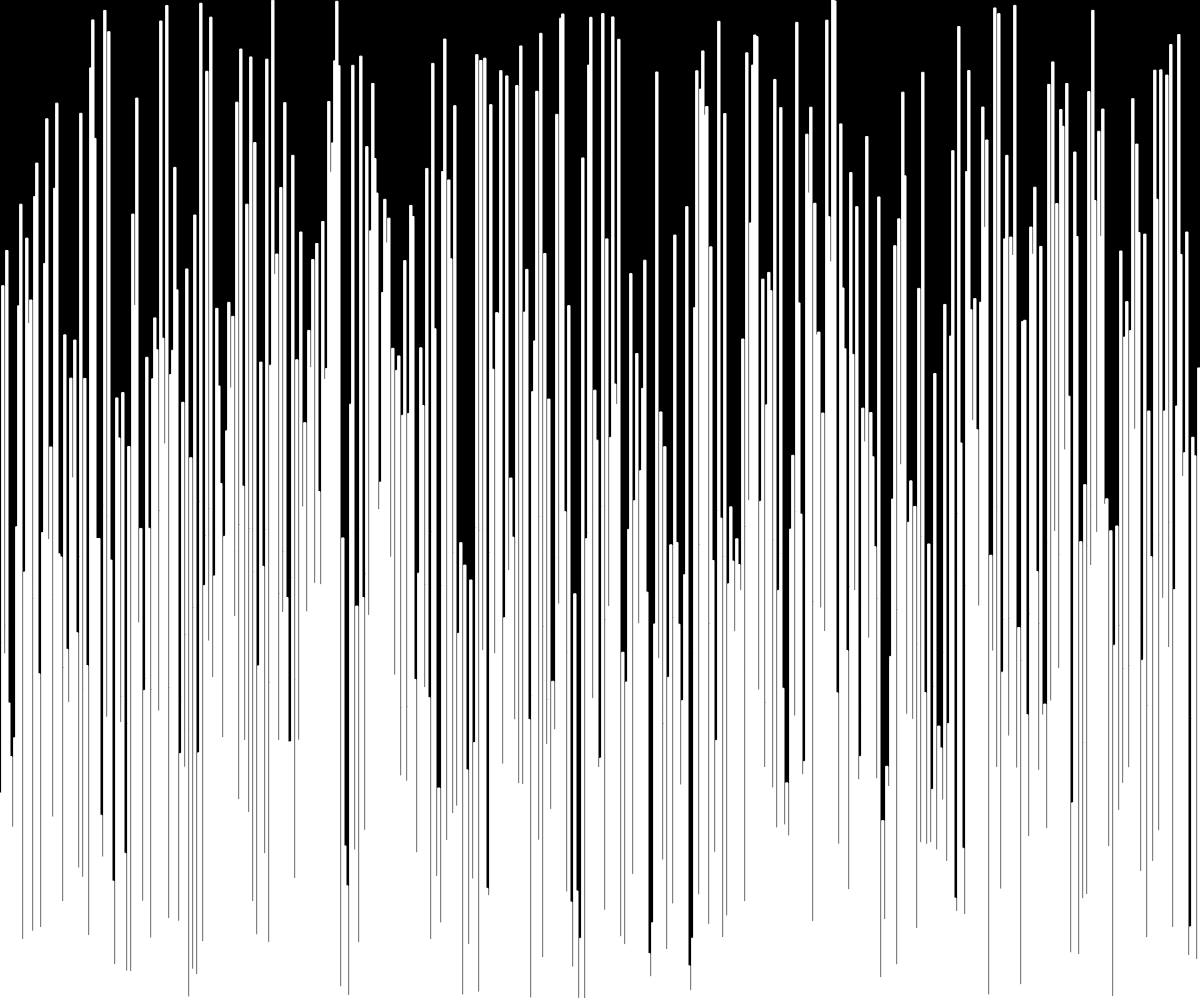
Frame 1 (no input)
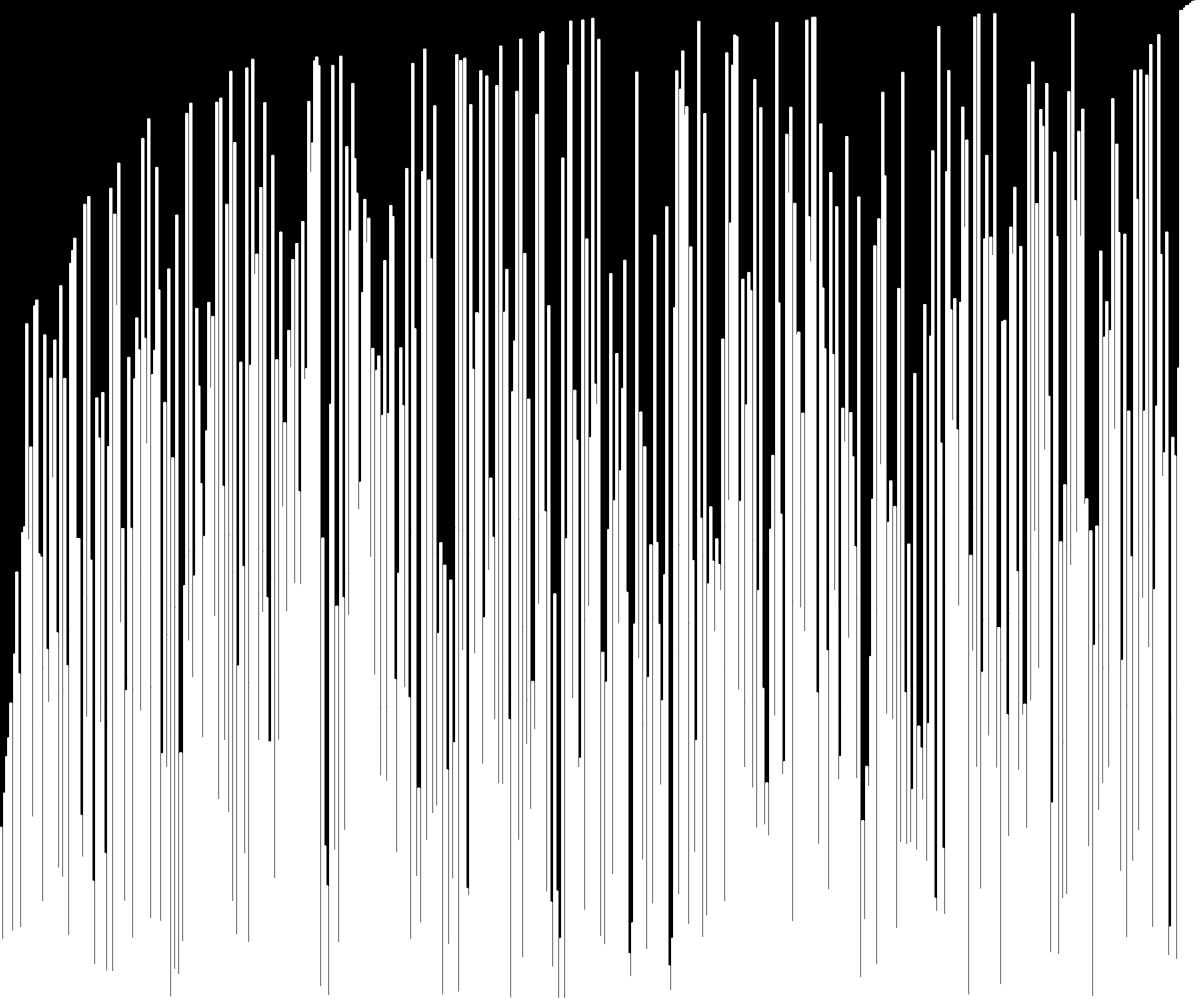
Frame 60 (no input)
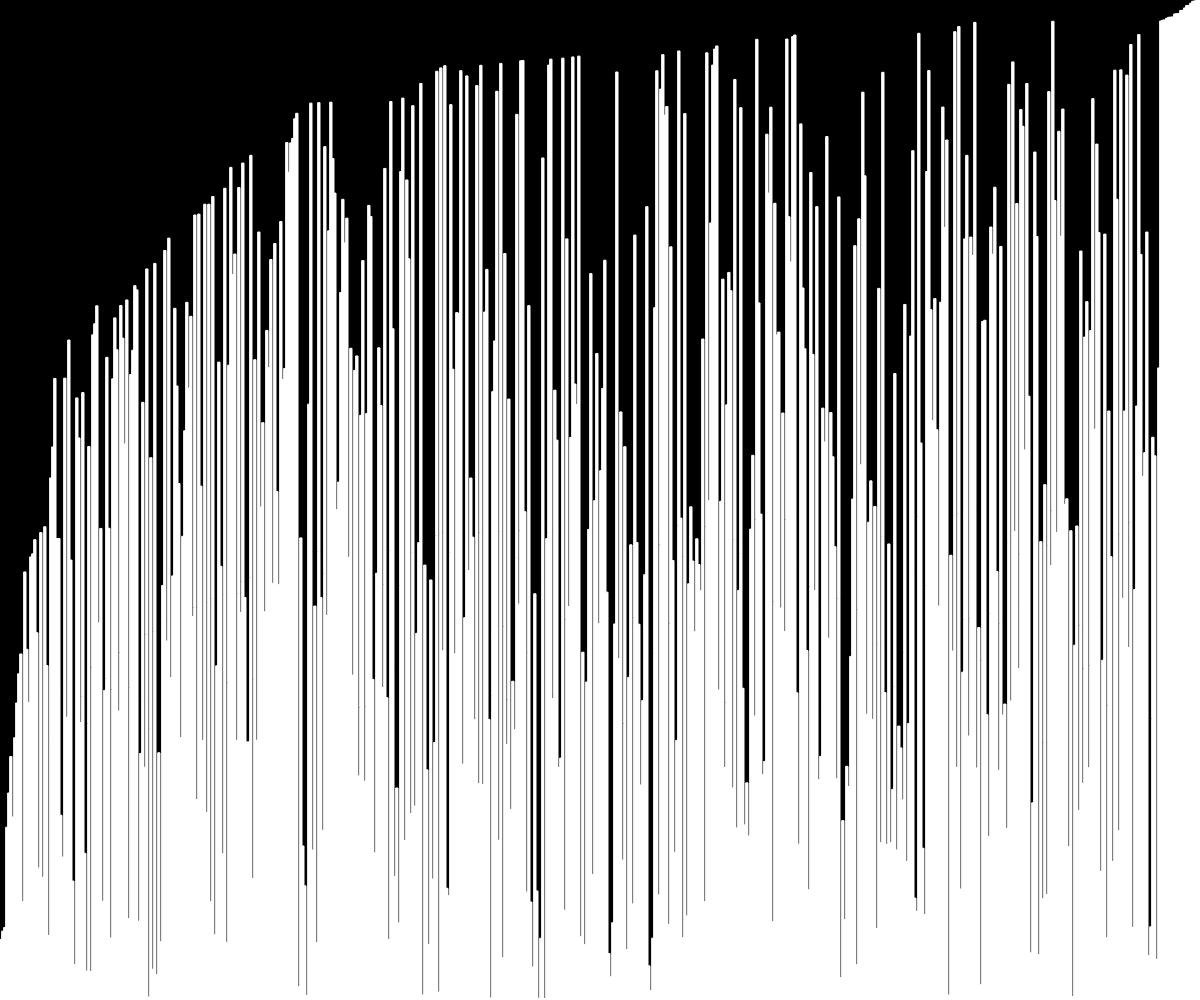
Frame 120 (the mouse pressed at the canvas centre since frame 60)

The p5.js sketch that drew these frames (run headless with seeded random() and noise() and a simulated clock; from frame 60 on, the mouse is pressed at the canvas centre):

// p5.js sketch
// ── sketch.js
let values;
let w = 2;
let padd = 0;
let speed = 100;
let i = 0;
let j = 0;
function setup() {
  createCanvas(innerWidth, innerHeight);
  values = new Array(floor(width / w));
  for (let i = 0; i < values.length; i++) {
    // values[i] = random(height);
    values[i] = random(height);
  }
}

function swap(arr, a, b) {
  let t = arr[a];
  arr[a] = arr[b];
  arr[b] = t;
}

function draw() {
  background(0);

  for (let p = 0; p < speed; p++) {
    let a = values[j];
    let b = values[j + 1];
    if (a > b) {
      swap(values, j, j + 1);
    }

    if (i < values.length) {
      j++;
      if (j >= values.length - i - 1) {
        j = 0;
        i++;
      }
    } else {
      console.log("finished");
      noLoop();
    }
  }

  for (let i = 0; i < values.length; i++) {
    stroke(255);
    rect(i * w, height - values[i], w, values[i]);    
  }
}
